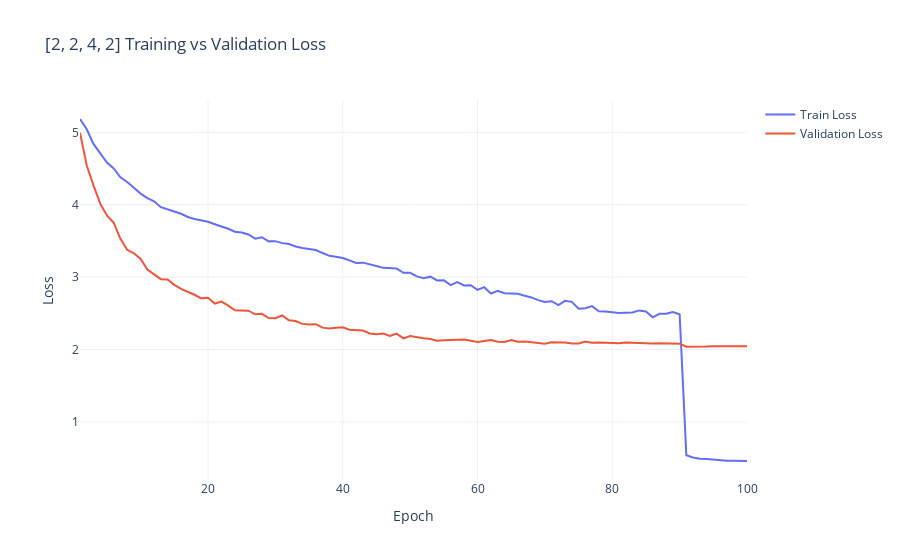

This figure's notebook cell:
### Code cell
with open("[2, 2, 4, 2].json", "r") as f:
    data = json.load(f)

epochs = list(range(1, int(len(data['train_loss']) + 1)))

fig = go.Figure()
fig.add_trace(go.Scatter(x=epochs, y=data['train_loss'], mode='lines', name='Train Loss'))
fig.add_trace(go.Scatter(x=epochs, y=data['val_loss'], mode='lines', name='Validation Loss'))

fig.update_layout(title='[2, 2, 4, 2] Training vs Validation Loss',
                  xaxis_title='Epoch',
                  yaxis_title='Loss',
                  template='plotly_white')
fig.show()
